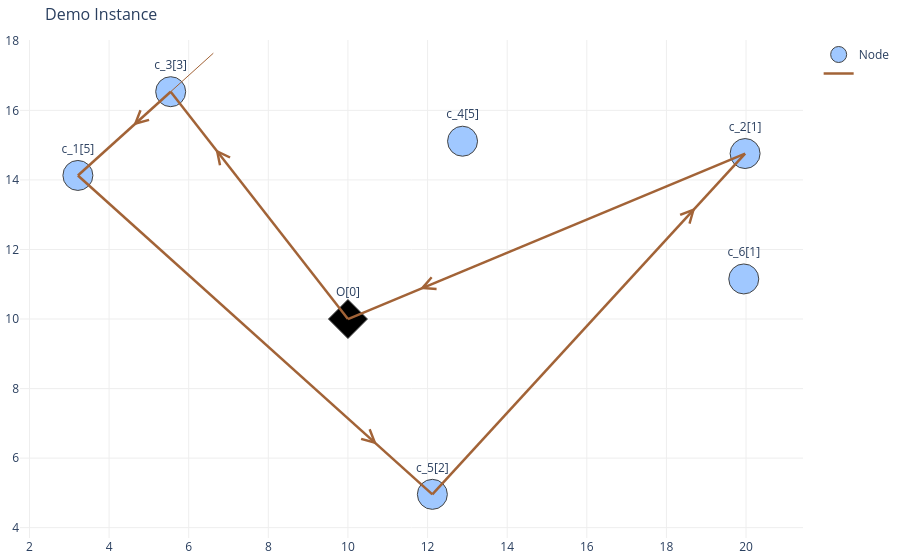

Notebook source saved alongside this figure:
### Markdown cell above
### Plot sample of route generated

### Code cell
sample_r = x['route[1000]']
sample_arcs = sample_r[sample_r.index.isin(arcs)][sample_r==1]

route_plot_dict = dict(zip(['arcs_list','config'],
                           [sample_arcs.index.to_list(),edge_plot_config]))
# {arcs_list: [('O','c_1'),('c_1','c_2'),('c_2','O')]
#                           config: {'line_width':.., 'line_color':..., 'dash':..., 'name':...}}
# reformatted_arcs = [merge_depot_arcs_var([t],depot,depot_s,depot_t) for t in sample_arcs.index.to_list()]
print('mr:',sample_r['m'], 'lr:',sample_r['lr'])
vis_sol.plot_network([route_plot_dict],node_trace,_title="Demo Instance",_cus_dem=customer_demand)

### Figure 1 — Plotly figure (JSON) as saved in the notebook; plotly's stock layout.template omitted (floating-point values rounded to 4 significant figures)
{"data": [{"marker": {"color": [2, 2, 2, 2, 2, 2, 4], "colorscale": [[0, "rgb(0,0,0)"], [0.25, "rgb(230,0,0)"], [0.5, "rgb(230,210,0)"], [0.75, "rgb(255,255,255)"], [1, "rgb(160,200,255)"]], "line": {"width": 1}, "reversescale": true, "showscale": false, "size": 30, "symbol": ["circle", "circle", "circle", "circle", "circle", "circle", "diamond"]}, "mode": "markers+text", "name": "Node", "text": ["c_2[1]", "c_5[2]", "c_4[5]", "c_3[3]", "c_6[1]", "c_1[5]", "O[0]"], "textposition": "top center", "type": "scatter", "x": [19.98, 12.12, 12.88, 5.547, 19.94, 3.217, 10], "y": [14.76, 4.958, 15.11, 16.54, 11.15, 14.13, 10]}, {"hoverinfo": "text", "line": {"color": "#a26337", "width": 2.5}, "mode": "lines", "name": "", "type": "scatter", "x": [12.12, 19.98, null, 19.98, 10, null, 3.217, 12.12, null, 5.547, 3.217, null, 10, 5.547, null], "y": [4.958, 14.76, null, 14.76, 10, null, 14.13, 4.958, null, 16.54, 14.13, null, 10, 16.54, null]}], "layout": {"annotations": [{"arrowcolor": "#a26337", "arrowhead": 5, "arrowsize": 2.5, "ax": 16.85, "axref": "x", "ay": 10.86, "ayref": "y", "showarrow": true, "x": 18.73, "xref": "x", "y": 13.2, "yref": "y"}, {"arrowcolor": "#a26337", "arrowhead": 5, "arrowsize": 2.5, "ax": 14.51, "axref": "x", "ay": 12.15, "ayref": "y", "showarrow": true, "x": 11.81, "xref": "x", "y": 10.86, "yref": "y"}, {"arrowcolor": "#a26337", "arrowhead": 5, "arrowsize": 2.5, "ax": 8.638, "axref": "x", "ay": 8.546, "ayref": "y", "showarrow": true, "x": 10.73, "xref": "x", "y": 6.393, "yref": "y"}, {"arrowcolor": "#a26337", "arrowhead": 5, "arrowsize": 2.5, "ax": 6.694, "axref": "x", "ay": 17.72, "ayref": "y", "showarrow": true, "x": 4.607, "xref": "x", "y": 15.57, "yref": "y"}, {"arrowcolor": "#a26337", "arrowhead": 5, "arrowsize": 2.5, "ax": 8.362, "axref": "x", "ay": 12.41, "ayref": "y", "showarrow": true, "x": 6.673, "xref": "x", "y": 14.88, "yref": "y"}], "hovermode": "closest", "margin": {"b": 20, "l": 5, "r": 5, "t": 40}, "plot_bgcolor": "rgba(0,0,0,0)", "showlegend": true, "title": {"font": {"size": 16}, "text": "Demo Instance"}, "xaxis": {"gridcolor": "#eee", "showgrid": true, "showticklabels": true, "zeroline": true}, "yaxis": {"gridcolor": "#eee", "showgrid": true, "showticklabels": true, "zeroline": true}}}
